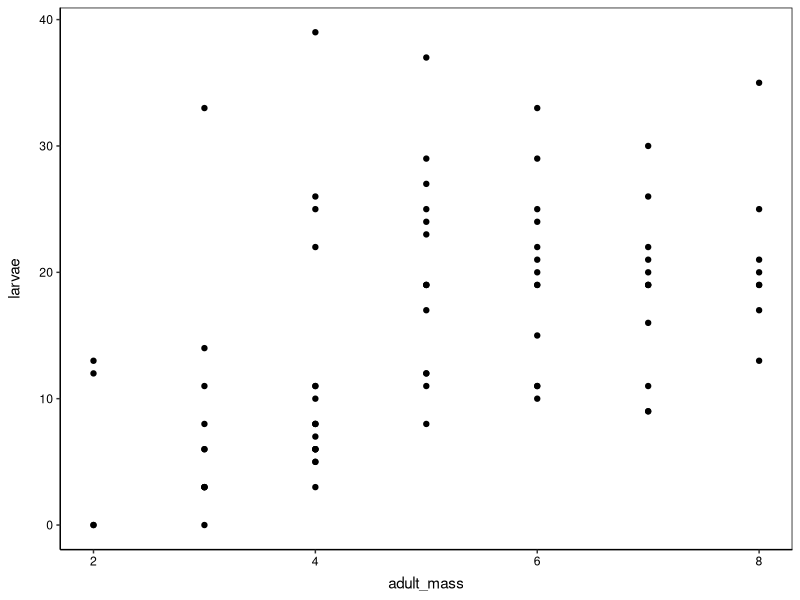
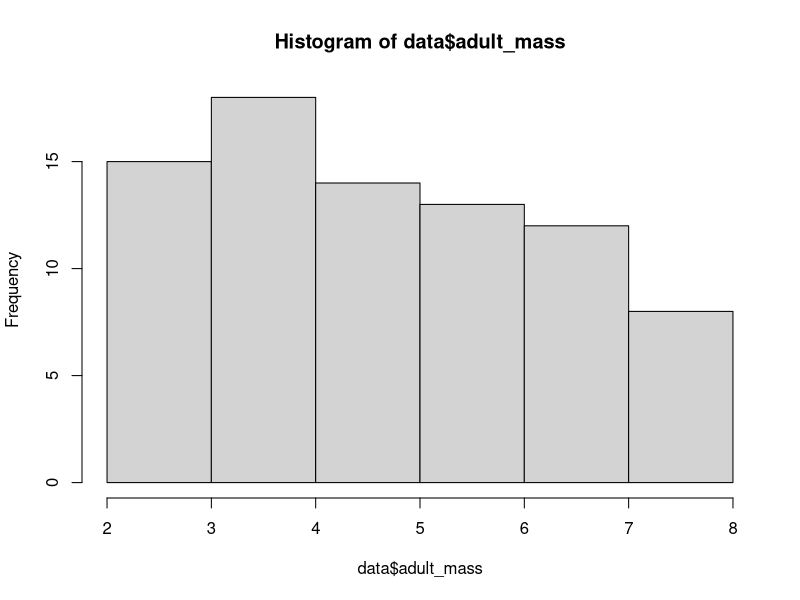
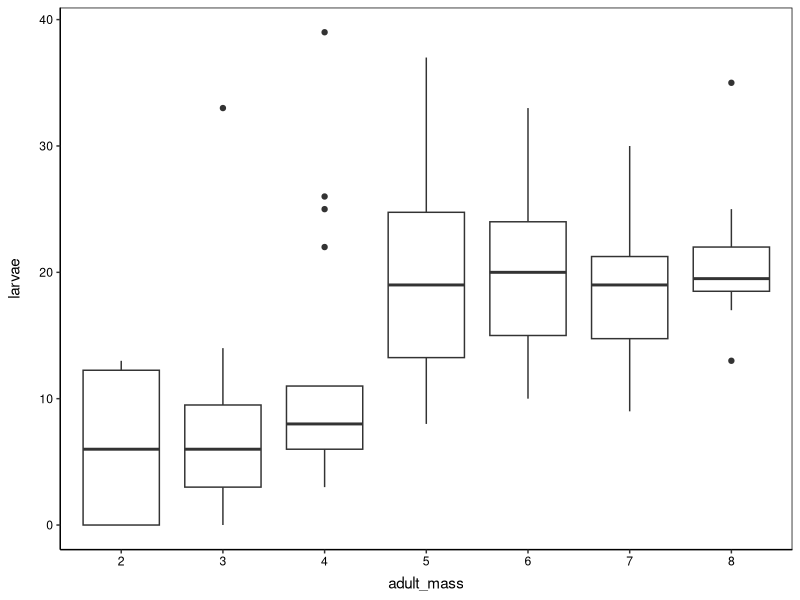
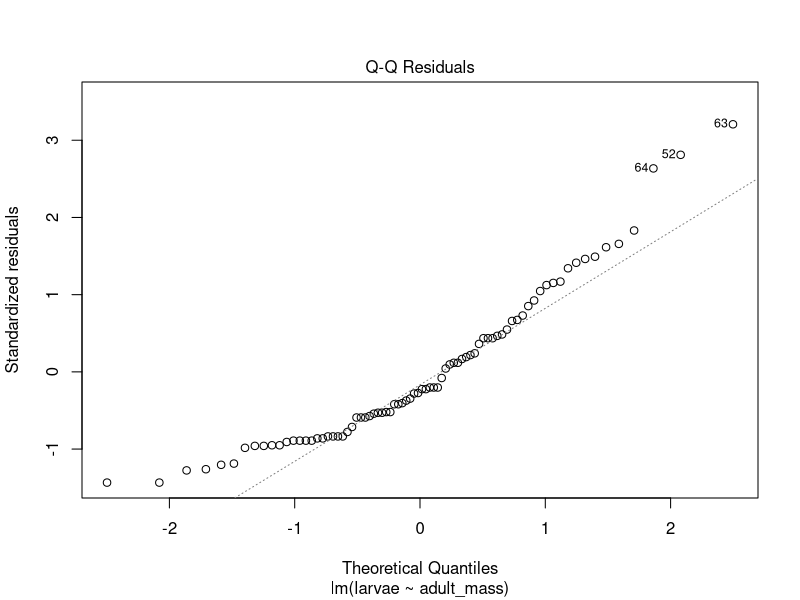
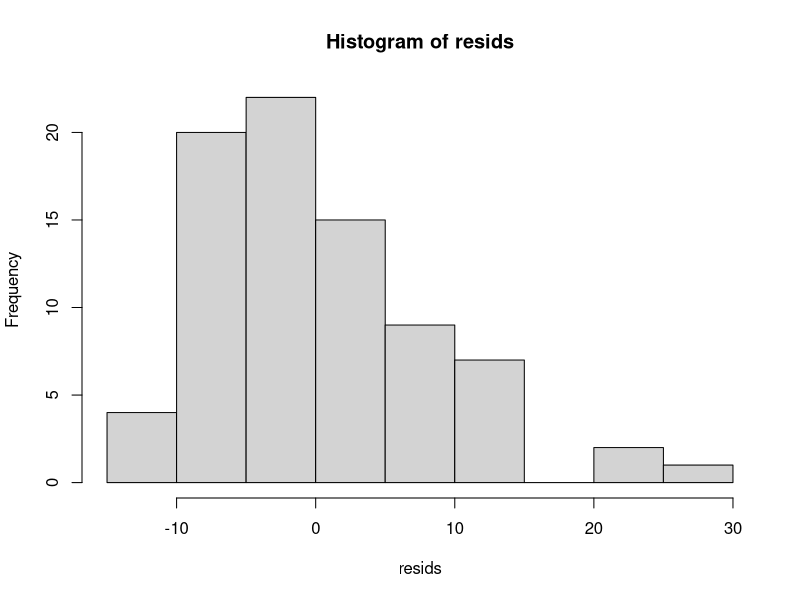
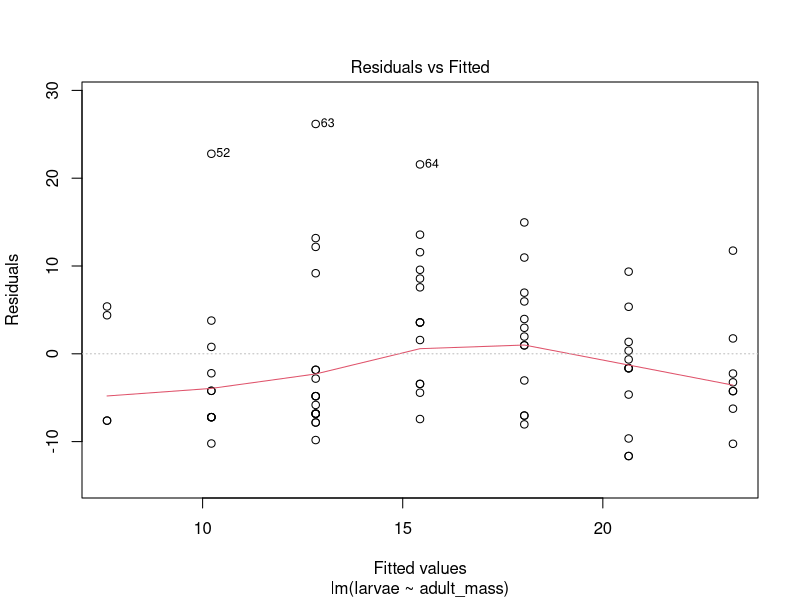
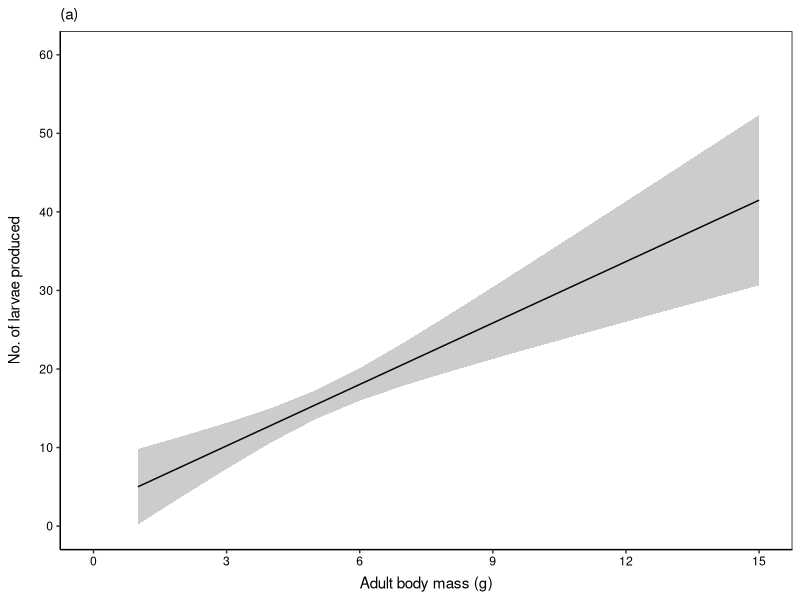

Write the R code that produced these figures, in order.
###########################################################
###########################################################
# - Linear modelling in R 
# - CBC Coding Club
# - Tutorial #1: Linear models in R 
# - Rhodes Universtiy
# - Script written: 01/05/2020
# - By: Guy F. Sutton
###########################################################
###########################################################

# Load required libraries to run script 
# You may need to install the package first
# install.packages("tidyverse") # - remove the # from this row and click run. 
library(tidyverse)

# I like my plots to look a certain way
theme_set(theme_classic() +
            theme(panel.border = element_rect(colour = "black", fill = NA),
                  axis.text = element_text(colour = "black"),
                  axis.title.x = element_text(margin = unit(c(2, 0, 0, 0), "mm")),
                  axis.title.y = element_text(margin = unit(c(0, 4, 0, 0), "mm")),
                  legend.position = "none"))

# Import data
data <- readxl::read_excel("./data_raw/poisson_data.xlsx")

# Check data imported properly
str(data)
head(data)

###
# - Experimental design 
###

# Ran an experiment to determine
# - (1) Does temperature influence insect reproduction?
# - (2) Does insect body mass influence insect reproduction? 

# Temperature = temp - 4 levels:
# - 15 degrees, 20 degrees, 25 degrees, 30 degrees
# - factor variable 

# Insect body mass = adult_mass
# - numeric variable

# No of larvae produced by insects = larvae 
# - numeric variable

###
# Research question #1 -  Do larger insects produce more larvae? 
###

###
# Step 1 - Explore the data (visualise)
###

# Firstly, visualise relationship between predictor and response
ggplot(data = data, aes(x = adult_mass,
                        y = larvae)) +
  geom_point()

# Secondly, is your predictor linear-ish?
hist(data$adult_mass)

# Thirdly, are there outliers in the response variable?
raw_data <- data %>%
  mutate(adult_mass = as.factor(adult_mass))

ggplot(data = raw_data, aes(x = adult_mass,
                            y = larvae)) +
  geom_boxplot()

###
# - Step 2 - Run a linear model
###

# Specify a linear model 
# - We use the 'lm' function to tell R to run a linear model
# - We then specificy our response var (larvae),
# - We then specificy our predictor var (adult_mass),
#   (predictors go to the right of ~ sign). 
# - We also have to specify where R must look for this data
#   using the 'data = ...' argument 
mod1 <- lm(larvae ~ adult_mass,
           data = data)

# Print the summary of the model
summary(mod1)

###
# Step 3 - Model diagnostics 
###

# Before looking at the outcome of our model,
# we should first check whether the model we specified is 
# a good fit to the data or not. 
# We do this by performing model diagnostics 

# Basically, here we are going to check whether our 
# data and model meet the assumptions required to run a linear model.

# 1. Independence of data points
#    - This cannot be checked per se. 
#    - This is a property of your experimental design
#    - Make sure you design your experiment properly. 
#    - If you have non-independence, there are ways to deal 
#      it, will deal with this in a latter video (GLMM's)!!! Fun!!!

# 2. Are the residuals normally distributed?
#    - Often this assumption is applied to the data,
#      i.e. are your data / response normally distributed?
#    - This is not correct.
#    - The assumption is actually that your residuals are normally 
#      distributed. 
#      - Residuals are how far each data point deviates 
#        from the expected value / trend. 
#    - Residuals represent variation in the data that your model can't account for. 
#    - We use residual plots to discover patterns (QQ plot).
#    - We don't want to see any systematic patterns in residuals,
#      should be a straight 1:1 line. 
plot(mod1, which = 2)

# *** Alternative approach, probably more interpretable
resids <- resid(mod1) # extract model residuals
hist(resids) # plot a histogram

# Here, we can see that the points in the tails of the line deviate from the dashed line
# - This is an indication that the residuals are not normally distributed.
# - As such, the model does not capture the variation in our data well
#   at the extremities of the dataset 
#   (i.e. predictions of how many larvae are expected from adults at the min and max 
#   adult mass values is going to be misleading). 
# - The histogram definitively shows that our residuals are not normally distributed. 
# - TAKE HOME: Linear model is probably not a good model to use for this analysis. 

# 3. Homogeneity of variance
#   - Testing the assumption of equality of variances. 
#   - Residuals vs fitted - we don't want to see any pattern.
#   - Here, we want to see that red line lie on the y = 0 line.
#   - You really don't want to see your white circles have any pattern (i.e. funnel, U-shape)
plot(mod1, which = 1)

# Here, the red line varies a bit, indicating that the variance varies slightly, 
# but there is nothing for concern. 
# You would be happy with this as your model satifies the homogeneity of variance assumption. 

# LINEAR MODEL IS NOT A GREAT CHOICE. YOU WOULD LOOK AT AN ALTERNATIVE MODEL TYPE.
# CODE BELOW ASSUMES THAT A LM WAS APPROPRIATE - use on your own data. 

###
# Step 4 - Interpreting model output
###

# Print summary of results 
summary(mod1)

# Get Type II sum of squares 
car::Anova(mod1, type="II")

# - (1) Intercept estimate - value of y-value (larvae) where X (adult_mass) = 0
coef(mod1)[[1]]

#       Intercept = 2.39,
#       In this example, adult mass cannot = 0,  
#       Intercept has no meaning in this example.
#       It often can have a meaning (whenever x = 0 is reasonable, e.g. temperature), 
#       and be very important. 

# - (2) Is my treatment/factor significant?
#       Look at the row for your predictor variable in SOS table (here: adult_mass)
#       Look at the P-value: P <0.05 means this variable is significant 
#       - Here, adult mass P-val < 0.05, 
#         so we conclude there is an association between adult mass and larvae produced. 

# - (3) How does my treatment effect response?
#       Look at the estimate value in your predictor variable row
#       > 0 estimate = response increases with greater values of predictor
#       < 0 estimate = response decreases with greater values of predictor
coef(mod1)[2]

#       Here, our estimate = 2.6066 (> 0, positive relationship).
#       This means that as adult mass increases, the number of larvae they produce increases.
#       - The actual value (2.6066) means that for every 1 unit increase in adult body mass
#         (i.e. if adult mass increases by 1g), fecundity increases by 2.6 larvae. 

# - (4) Extract parameter uncertainty 
#       It is always good to report the uncertainty of your model estimates.
#       To do this, we report a 95% confidence interval.
#       - The interval DOES NOT say that we can be 95% certain that 
#         our estimate falls somewhere within this range (lots of papers do this 
#         incorrectly.)
#       - The interval shows that if we had to repeat this experiment 100 times,
#         we would expect our parameter to fall within the 95% CI, 95 times.
#       - A subtle but very inportant distinction - outside the scope of this course. 
#       - We will now extract the 95% CI for our adult_mass estimate
confint(mod1)

# Here, our 95% CI for adult body mass is 1.52 - 3.68
# This means that there is some uncertaintly in our parameter estimate from (3).
# Interpretation: For every 1 unit increase in adult mass (i.e. as adults 
# become 1g heavier), we can be quite confident that they will produce 
# 1.52 - 3.68 more larvae than an adult 1g lighter in mass.

# - (4) How much variation is accounted for?
#       - We must extract the adjusted R-squared value
#         - This shows how much variation in your response var (e.g. larvae)
#           is explained by your predictors (e.g. adult_mass)
summary(mod1)$adj.r.squared

#       Here, an R-squared = 0.21
#       Therefore, 21% of the variation in larvae produced 
#       is explained by female body mass. 

###
# Step 5 - Plot your model predictions 
###

# (1) Define the range of x-values you want to predict over 
#     - Here, we predict over body mass of 1 - 15g
adult_mass <- seq(1, 15, 1)

# (2) Predict the number of larvae from our model
mod_predict <- predict(mod1, 
                       list(temp = adult_mass), 
                       interval = "confidence")

# (3) Convert (2) into a data frame 
mod_predict <- as.data.frame(mod_predict)

# (4) Add the range of x values back to the model predictions
mod_predict <- bind_cols(mod_predict, as.data.frame(adult_mass))

# Plot your model predictions
ggplot() + 
  # Add a ribbon of 95% confidence intervals
  geom_ribbon(data = mod_predict, aes(x = adult_mass, 
                                      ymin = lwr,
                                      ymax = upr),
              fill = "gray80") + 
  # Add line of model prediction
  geom_line(data = mod_predict, aes(x = adult_mass, 
                                    y = fit)) +
  # Define y-axis limits
  scale_y_continuous(breaks = seq(0, 60, 10),
                     limits = c(0, 60)) +
  # Define x-axis limits
  scale_x_continuous(breaks = seq(0, 15, 3),
                     limits = c(0, 15)) + 
  # Write x and y axis labels
  labs(x = "Adult body mass (g)",
       y = "No. of larvae produced",
       subtitle = "(a)")

###
# Step 6 - Write-up your results  
###

# Everyone has a different style of writing. 
# Below I give some examples. 
# Any text within [] is me explaining, and not actually included in the text. 
# This is my approach, it does not have to be yours. 

# (1) The standard example is:
# Adult body mass had a significant influence on the number of larvae produced 
# (P < 0.05)

# - In my opinion, this is pretty poor. 
# - It really tells us nothing. 

# (2) Improvement on (1):
# Adult body mass had a significant influence on the number of larvae produced 
# (beta = 2.61; P < 0.05). [where beta is estimate from 3]. 

# - Adding the parameter estimate at least tells the reader the sign
#   and magnitude of the effect adult_mass has on larvae. 

# (3) More improvements:
# Adult body mass had a significant influence on the number of larvae produced 
# (beta = 2.61; 95% CI = 1.52 - 3.68; P < 0.05).

# - Adding the CI shows the uncertainty in our estimate.
# - Much better. 
# - We can still do better. 

# (4) Actually explain your results.
#     - This is my prefered approach. 

# Larger females produced more larvae than smaller adults (P < 0.05). 
# Approximately 21% of the variation in fecundity was explained
# by female body mass (Adj. R-squared = 0.21). 
# For every 1g increase in adult body mass, adults produce approximately
# 2.61 more larvae (95% CI: 1.52 - 3.68) (Fig. x) [refer the reader to your plot
# of the model prediction]. 

# - We have told the reader exactly how the predictor effects response,
#   we have reported uncertainty, and referred the reader to our awesome graph!!! 

# Your results for your paper are now ready to go!!!
